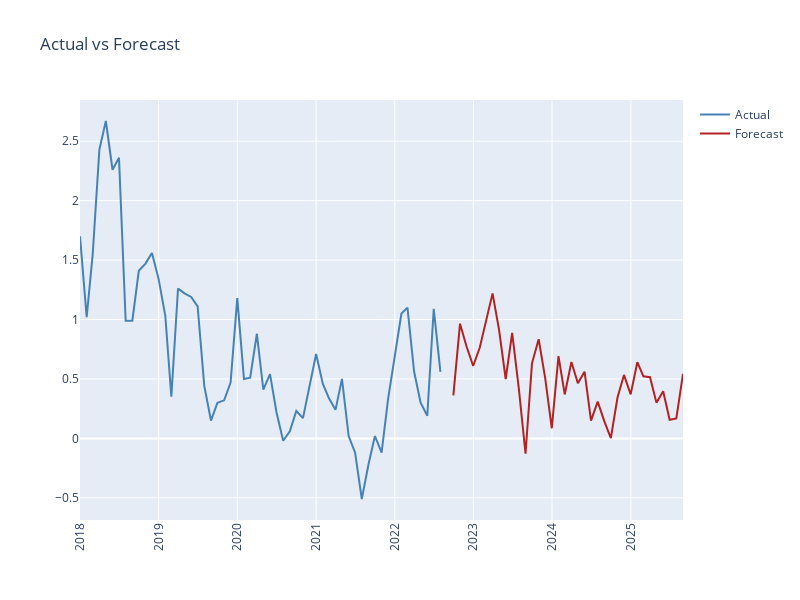

Notebook source saved alongside this figure:
### Code cell
# The curves
trace21 = go.Scatter(
                    x=df[df.index>='2018-01-01'].index,
                    y=df.IPCA.values,
                    name='Actual',
                    marker=dict(
                                color='SteelBlue'
                                )
                    )

trace22 = go.Scatter(
                    x=dfPred.index,
                    y=dfPred.IPCA.values,
                    name='Forecast',
                    marker=dict(
                                color='Firebrick'
                                )
                    )

fig2 = make_subplots(specs=[[{"secondary_y": False}]])
fig2.add_trace(trace21)
fig2.add_trace(trace22,secondary_y=False)
fig2['layout'].update(
                      height=600,
                      width=800,
                      title='Actual vs Forecast',
                      xaxis=dict(
                                tickangle=-90
                                )
                    )
iplot(fig2)

### Figure 1 — Plotly figure (JSON) as saved in the notebook; plotly's stock layout.template omitted (floating-point values rounded to 4 significant figures; data arrays with more than 128 entries replaced by an {"elided": "..."} marker saying what was removed)
{"data": [{"marker": {"color": "SteelBlue"}, "name": "Actual", "type": "scatter", "x": ["2018-01-01T00:00:00", "2018-02-01T00:00:00", "2018-03-01T00:00:00", "2018-04-01T00:00:00", "2018-05-01T00:00:00", "2018-06-01T00:00:00", "2018-07-01T00:00:00", "2018-08-01T00:00:00", "2018-09-01T00:00:00", "2018-10-01T00:00:00", "2018-11-01T00:00:00", "2018-12-01T00:00:00", "2019-01-01T00:00:00", "2019-02-01T00:00:00", "2019-03-01T00:00:00", "2019-04-01T00:00:00", "2019-05-01T00:00:00", "2019-06-01T00:00:00", "2019-07-01T00:00:00", "2019-08-01T00:00:00", "2019-09-01T00:00:00", "2019-10-01T00:00:00", "2019-11-01T00:00:00", "2019-12-01T00:00:00", "2020-01-01T00:00:00", "2020-02-01T00:00:00", "2020-03-01T00:00:00", "2020-04-01T00:00:00", "2020-05-01T00:00:00", "2020-06-01T00:00:00", "2020-07-01T00:00:00", "2020-08-01T00:00:00", "2020-09-01T00:00:00", "2020-10-01T00:00:00", "2020-11-01T00:00:00", "2020-12-01T00:00:00", "2021-01-01T00:00:00", "2021-02-01T00:00:00", "2021-03-01T00:00:00", "2021-04-01T00:00:00", "2021-05-01T00:00:00", "2021-06-01T00:00:00", "2021-07-01T00:00:00", "2021-08-01T00:00:00", "2021-09-01T00:00:00", "2021-10-01T00:00:00", "2021-11-01T00:00:00", "2021-12-01T00:00:00", "2022-01-01T00:00:00", "2022-02-01T00:00:00", "2022-03-01T00:00:00", "2022-04-01T00:00:00", "2022-05-01T00:00:00", "2022-06-01T00:00:00", "2022-07-01T00:00:00", "2022-08-01T00:00:00"], "y": {"elided": "332 float values"}}, {"marker": {"color": "Firebrick"}, "name": "Forecast", "type": "scatter", "x": ["2022-09-30T00:00:00", "2022-10-31T00:00:00", "2022-11-30T00:00:00", "2022-12-31T00:00:00", "2023-01-31T00:00:00", "2023-02-28T00:00:00", "2023-03-31T00:00:00", "2023-04-30T00:00:00", "2023-05-31T00:00:00", "2023-06-30T00:00:00", "2023-07-31T00:00:00", "2023-08-31T00:00:00", "2023-09-30T00:00:00", "2023-10-31T00:00:00", "2023-11-30T00:00:00", "2023-12-31T00:00:00", "2024-01-31T00:00:00", "2024-02-29T00:00:00", "2024-03-31T00:00:00", "2024-04-30T00:00:00", "2024-05-31T00:00:00", "2024-06-30T00:00:00", "2024-07-31T00:00:00", "2024-08-31T00:00:00", "2024-09-30T00:00:00", "2024-10-31T00:00:00", "2024-11-30T00:00:00", "2024-12-31T00:00:00", "2025-01-31T00:00:00", "2025-02-28T00:00:00", "2025-03-31T00:00:00", "2025-04-30T00:00:00", "2025-05-31T00:00:00", "2025-06-30T00:00:00", "2025-07-31T00:00:00", "2025-08-31T00:00:00"], "xaxis": "x", "y": [0.3618, 0.965, 0.7751, 0.6088, 0.7663, 0.9691, 1.22, 0.9146, 0.4995, 0.888, 0.4192, -0.1293, 0.6315, 0.8343, 0.5112, 0.08511, 0.6918, 0.3696, 0.6421, 0.4636, 0.5607, 0.1497, 0.3088, 0.1427, 0.001965, 0.3432, 0.5341, 0.3701, 0.6406, 0.5221, 0.5148, 0.2987, 0.397, 0.1566, 0.1684, 0.5431], "yaxis": "y"}], "layout": {"height": 600, "title": {"text": "Actual vs Forecast"}, "width": 800, "xaxis": {"anchor": "y", "domain": [0, 1], "tickangle": -90}, "yaxis": {"anchor": "x", "domain": [0, 1]}}}
